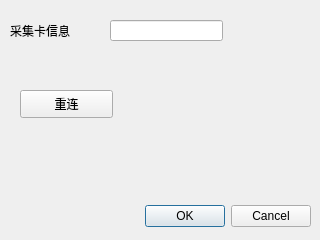
<?xml version="1.0" encoding="UTF-8"?>
<ui version="4.0">
 <class>Dialog_caijika</class>
 <widget class="QDialog" name="Dialog_caijika">
  <property name="geometry">
   <rect>
    <x>0</x>
    <y>0</y>
    <width>320</width>
    <height>240</height>
   </rect>
  </property>
  <property name="windowTitle">
   <string>采集卡</string>
  </property>
  <widget class="QDialogButtonBox" name="buttonBox">
   <property name="geometry">
    <rect>
     <x>10</x>
     <y>200</y>
     <width>301</width>
     <height>32</height>
    </rect>
   </property>
   <property name="orientation">
    <enum>Qt::Horizontal</enum>
   </property>
   <property name="standardButtons">
    <set>QDialogButtonBox::Cancel|QDialogButtonBox::Ok</set>
   </property>
  </widget>
  <widget class="QPushButton" name="pushButton">
   <property name="geometry">
    <rect>
     <x>20</x>
     <y>90</y>
     <width>93</width>
     <height>28</height>
    </rect>
   </property>
   <property name="text">
    <string>重连</string>
   </property>
  </widget>
  <widget class="QLineEdit" name="lineEdit">
   <property name="geometry">
    <rect>
     <x>110</x>
     <y>20</y>
     <width>113</width>
     <height>21</height>
    </rect>
   </property>
  </widget>
  <widget class="QLabel" name="label">
   <property name="geometry">
    <rect>
     <x>10</x>
     <y>20</y>
     <width>91</width>
     <height>21</height>
    </rect>
   </property>
   <property name="text">
    <string>采集卡信息</string>
   </property>
  </widget>
 </widget>
 <resources/>
 <connections>
  <connection>
   <sender>buttonBox</sender>
   <signal>accepted()</signal>
   <receiver>Dialog_caijika</receiver>
   <slot>accept()</slot>
   <hints>
    <hint type="sourcelabel">
     <x>248</x>
     <y>254</y>
    </hint>
    <hint type="destinationlabel">
     <x>157</x>
     <y>274</y>
    </hint>
   </hints>
  </connection>
  <connection>
   <sender>buttonBox</sender>
   <signal>rejected()</signal>
   <receiver>Dialog_caijika</receiver>
   <slot>reject()</slot>
   <hints>
    <hint type="sourcelabel">
     <x>316</x>
     <y>260</y>
    </hint>
    <hint type="destinationlabel">
     <x>286</x>
     <y>274</y>
    </hint>
   </hints>
  </connection>
 </connections>
</ui>
